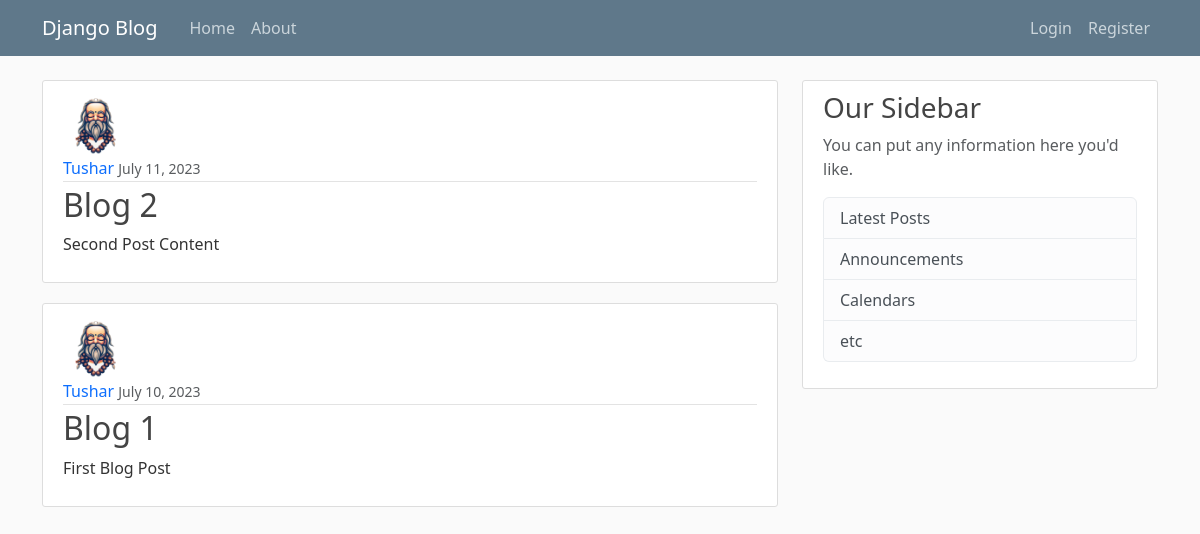
The app's page /, older data.
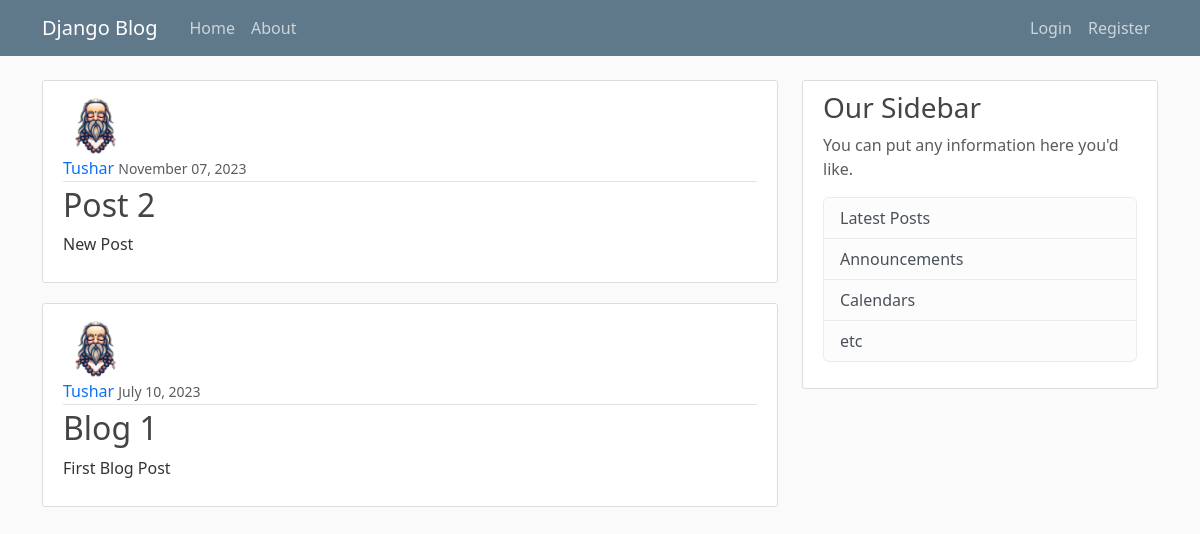
The same page, newer data.
### blog/models.py (models this page shows, shortened)
class Post(models.Model):
    title = models.CharField(max_length=100)
    content = models.TextField()
    date_posted = models.DateTimeField(default=timezone.now)
    author = models.ForeignKey(User, on_delete=models.CASCADE)

### users/models.py (models this page shows, shortened)
class Profile(models.Model):
    user = models.OneToOneField(User, on_delete=models.CASCADE)
    image = models.ImageField(default='default.png', upload_to='profile_pics')

### blog/views.py (the view)
# urls.py: path('', PostListView.as_view(), name='blog-home'),
class PostListView(ListView):
    model = Post
    template_name = 'blog/home.html' # <app>/<model>_<viewtype>.html
    context_object_name = 'posts'
    ordering = ['-date_posted']
    paginate_by = 5

### blog/templates/blog/home.html (shortened to what this page needs)
{% extends "blog/base.html" %}
{% block content %}
    {% for post in posts %}
        <article class="media content-section">
            <img src="{{ post.author.profile.image.url }}" alt="" class="rounded-circle article-img">
            <div class="media-body">
                <div class="article-metadata">
                    <a class="mr-2" href="{% url 'user-posts' post.author.username %}">{{ post.author }}</a>
                    <small class="text-muted">{{ post.date_posted|date:"F d, Y" }}</small>
                </div>
                <h2><a class="article-title" href="{% url 'post-detail' post.id%}">{{ post.title }}</a></h2>
                <p class="article-content">{{ post.content }}</p>
            </div>
        </article>
    {% endfor %}
{% endblock content %}

### blog/templates/blog/base.html (shortened to what this page needs)
{% load static %}
<!DOCTYPE html>
<html lang="en">
<head>
    <link href="https://cdn.jsdelivr.net/npm/bootstrap@5.3.0/dist/css/bootstrap.min.css" rel="stylesheet"
>
    <link rel="stylesheet" href="{% static 'blog/css/main.css' %}">
</head>
<body>
    <header class="site-header">
        <nav class="navbar navbar-expand-md navbar-dark bg-steel fixed-top">
          <div class="container">
            <a class="navbar-brand me-4" href="{% url 'blog-home' %}">Django Blog</a>
            <div class="collapse navbar-collapse" id="navbarToggle">
              <div class="navbar-nav me-auto">
                <a class="nav-item nav-link" href="{% url 'blog-home' %}">Home</a>
                <a class="nav-item nav-link" href="{% url 'blog-about' %}">About</a>
              </div>
              <div class="navbar-nav">
                {% if user.is_authenticated %}
                  <a class="nav-item nav-link" href="{% url 'post-create' %}">New Post</a>
                  <a class="nav-item nav-link" href="{% url 'profile' %}">Profile</a>
                  <a class="nav-item nav-link" href="{% url 'logout' %}">Logout</a>
                {% else %}
                  <a class="nav-item nav-link" href="{% url 'login' %}">Login</a>
                  <a class="nav-item nav-link" href="{% url 'register' %}">Register</a>
                {% endif %}
              </div>
            </div>
          </div>
        </nav>
      </header>
    <main role="main" class="container">
        <div class="row">
          <div class="col-md-8">
            {% block content %}{% endblock %}
          </div>
          <div class="col-md-4">
            <div class="content-section">
              <h3>Our Sidebar</h3>
              <p class='text-muted'>You can put any information here you'd like.
                <ul class="list-group">
                  <li class="list-group-item list-group-item-light">Latest Posts</li>
                  <li class="list-group-item list-group-item-light">Announcements</li>
                  <li class="list-group-item list-group-item-light">Calendars</li>
                  <li class="list-group-item list-group-item-light">etc</li>
                </ul>
              </p>
            </div>
          </div>
        </div>
      </main>
</body>
</html>

### blog/static/blog/css/main.css (style rules this page uses)
body { background: #fafafa; color: #333333; margin-top: 5rem; }
h1, h2, h3, h4, h5, h6 { color: #444444; }
a { text-decoration: none; }
ul { margin: 0; }
.bg-steel { background-color: #5f788a; }
.site-header .navbar-nav .nav-link { color: #cbd5db; }
.content-section { background: #ffffff; padding: 10px 20px; border: 1px solid #dddddd; border-radius: 3px; margin-bottom: 20px; }
.article-title { color: #444444; }
.article-content { white-space: pre-line; }
.article-img { height: 65px; width: 65px; margin-right: 16px; }
.article-metadata { padding-bottom: 1px; margin-bottom: 4px; border-bottom: 1px solid #e3e3e3 }

Row changes from the older to the newer data that the page shows:
removed Post: author.profile.image (picture), author "Tushar", date_posted "July 11, 2023", title "Blog 2", content "Second Post Content"
added Post: author.profile.image (picture), author "Tushar", date_posted "November 07, 2023", title "Post 2", content "New Post"
